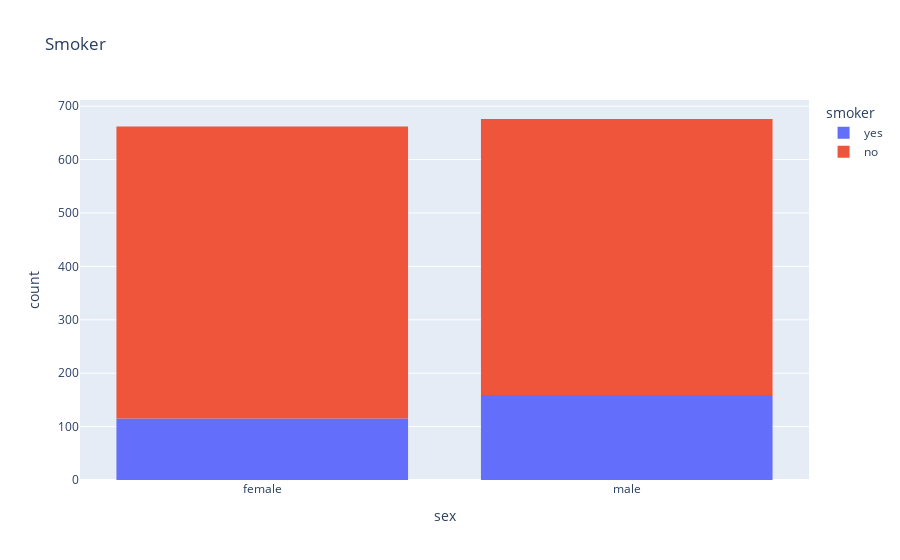

The cell this chart's notebook holds for it:
### Markdown cell above
> **EXERCISE**: Visualize the distributions of the "sex", "region" and "children" columns and report your observations.

### Code cell
px.histogram(medical_df, x='sex', color='smoker', title='Smoker')

### Figure 1 — Plotly figure (JSON) as saved in the notebook; plotly's stock layout.template omitted (floating-point values rounded to 4 significant figures; data arrays with more than 128 entries replaced by an {"elided": "..."} marker saying what was removed)
{"data": [{"alignmentgroup": "True", "bingroup": "x", "hovertemplate": "smoker=yes<br>sex=%{x}<br>count=%{y}<extra></extra>", "legendgroup": "yes", "marker": {"color": "#636efa", "pattern": {"shape": ""}}, "name": "yes", "offsetgroup": "yes", "orientation": "v", "showlegend": true, "type": "histogram", "x": {"elided": "274 str values"}, "xaxis": "x", "yaxis": "y"}, {"alignmentgroup": "True", "bingroup": "x", "hovertemplate": "smoker=no<br>sex=%{x}<br>count=%{y}<extra></extra>", "legendgroup": "no", "marker": {"color": "#EF553B", "pattern": {"shape": ""}}, "name": "no", "offsetgroup": "no", "orientation": "v", "showlegend": true, "type": "histogram", "x": {"elided": "1064 str values"}, "xaxis": "x", "yaxis": "y"}], "layout": {"barmode": "relative", "legend": {"title": {"text": "smoker"}, "tracegroupgap": 0}, "title": {"text": "Smoker"}, "xaxis": {"anchor": "y", "domain": [0, 1], "title": {"text": "sex"}}, "yaxis": {"anchor": "x", "domain": [0, 1], "title": {"text": "count"}}}}
